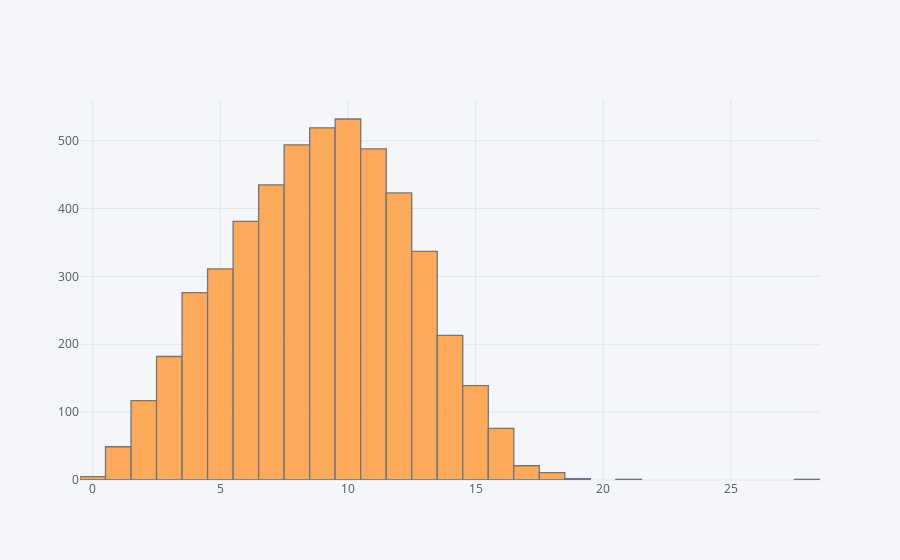

Write notebook code for a chart like this one.
### Code cell
token_df.count().iplot(kind='histogram')

### Figure 1 — Plotly figure (JSON) as saved in the notebook; plotly's stock layout.template omitted (floating-point values rounded to 4 significant figures; data arrays with more than 128 entries replaced by an {"elided": "..."} marker saying what was removed)
{"data": [{"histfunc": "count", "histnorm": "", "marker": {"color": "rgba(255, 153, 51, 1.0)", "line": {"color": "#4D5663", "width": 1.3}}, "opacity": 0.8, "orientation": "v", "type": "histogram", "uid": "f3d0c4e4-ecc8-4260-a591-e28e25d54316", "x": {"elided": "5013 int values"}}], "layout": {"barmode": "overlay", "legend": {"bgcolor": "#F5F6F9", "font": {"color": "#4D5663"}}, "paper_bgcolor": "#F5F6F9", "plot_bgcolor": "#F5F6F9", "title": {"font": {"color": "#4D5663"}}, "xaxis": {"gridcolor": "#E1E5ED", "showgrid": true, "tickfont": {"color": "#4D5663"}, "title": {"font": {"color": "#4D5663"}, "text": ""}, "zerolinecolor": "#E1E5ED"}, "yaxis": {"gridcolor": "#E1E5ED", "showgrid": true, "tickfont": {"color": "#4D5663"}, "title": {"font": {"color": "#4D5663"}, "text": ""}, "zerolinecolor": "#E1E5ED"}}}
